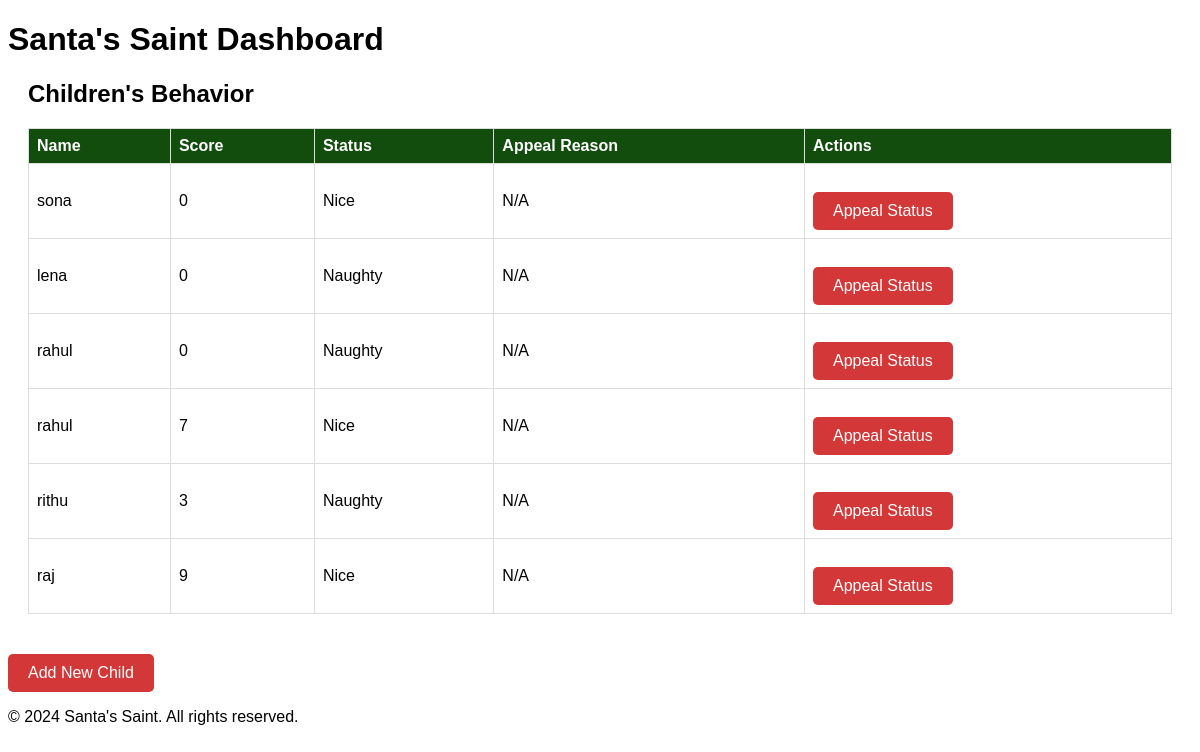
The page / on the database its author committed.
### app/models.py (models this page shows, shortened)
class Child(models.Model):
    name = models.CharField(max_length=100)
    score = models.IntegerField(default=0)
    status = models.CharField(max_length=10, choices=[('Naughty', 'Naughty'), ('Nice', 'Nice')])

### app/views.py (the view)
# urls.py: path('', dashboard, name='dashboard'),
def dashboard(request):
    children = Child.objects.all()
    return render(request, 'dashboard.html', {'children': children})

### app/templates/dashboard.html (shortened to what this page needs)
<!DOCTYPE html>
<html lang="en">
<head>
    <link rel="stylesheet" href="../styles.css">
</head>
<body>
    <header>
        <h1>Santa's Saint Dashboard</h1>
    </header>
    <main>
        <section id="children-list">
            <h2>Children's Behavior</h2>
            {% if children %}
                <table>
                    <thead>
                        <tr>
                            <th>Name</th>
                            <th>Score</th>
                            <th>Status</th>
                            <th>Appeal Reason</th>
                            <th>Actions</th>
                        </tr>
                    </thead>
                    <tbody>
                        {% for child in children %}
                            <tr>
                                <td>{{ child.name }}</td>
                                <td>{{ child.score }}</td>
                                <td>{{ child.status }}</td>
                                <td>{{ child.appeal_reason|default:"N/A" }}</td>
                                <td>
                                    <a href="{% url 'appeal_status' child.id %}" class="button">Appeal Status</a>
                                </td>
                            </tr>
                        {% endfor %}
                    </tbody>
                </table>
            {% else %}
                <p>No children found.</p>
            {% endif %}
        </section>
        <a href="{% url 'add_child' %}" class="button">Add New Child</a>
    </main>
    <footer>
        <p>&copy; 2024 Santa's Saint. All rights reserved.</p>
    </footer>
</body>
</html>

### app/templates/styles.css (style rules this page uses)
body { font-family: Arial, sans-serif; }
#children-list { margin: 20px; }

### app/templates/dashboard.html (style rules this page uses)
table { width: 100%; border-collapse: collapse; margin-top: 20px; }
th, td { border: 1px solid #ddd; padding: 8px; text-align: left; }
th { background-color: #134d0e; color: white; }
.button { display: inline-block; padding: 10px 20px; margin-top: 20px; background-color: #d33737; color: white; text-align: center; text-decoration: none; border-radius: 5px; transition: background-color 0.3s ease; }

### rows shown on the page
Child: name "sona", score "0", status "Nice", appeal_reason "N/A"
Child: name "lena", score "0", status "Naughty", appeal_reason "N/A"
Child: name "rahul", score "0", status "Naughty", appeal_reason "N/A"
Child: name "rahul", score "7", status "Nice", appeal_reason "N/A"
Child: name "rithu", score "3", status "Naughty", appeal_reason "N/A"
Child: name "raj", score "9", status "Nice", appeal_reason "N/A"
